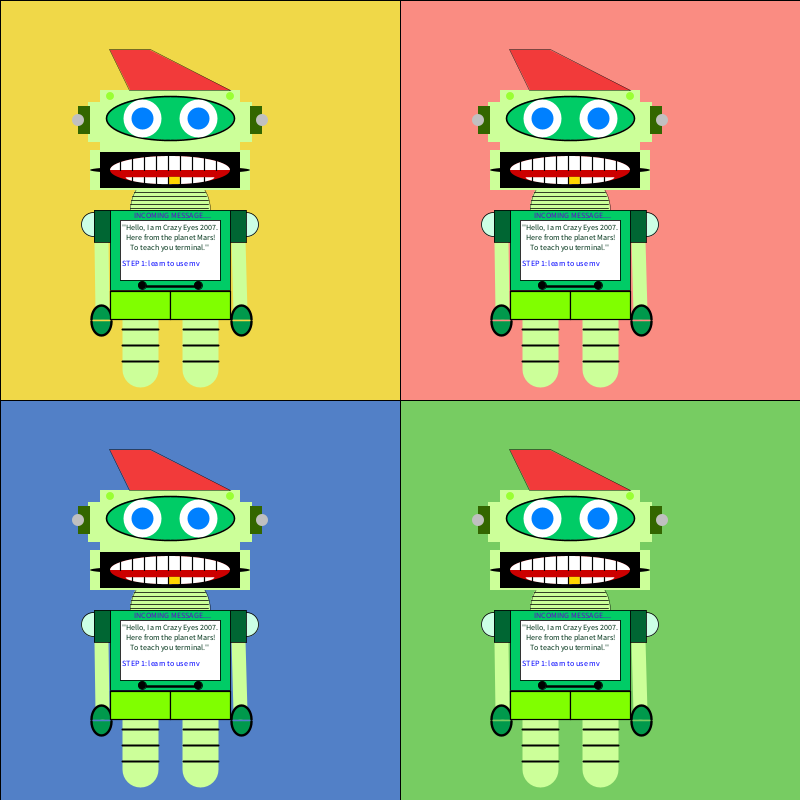
Frame 1 (no input)
Frame 60 (the mouse pressed at the canvas centre just before this capture): identical to frame 1, image omitted
Frame 120 (the mouse held since frame 60 and released just before this capture): identical to frame 1, image omitted

The Processing sketch that drew this single still picture (run headless with seeded random() and noise(); from frame 60 on, the mouse is pressed at the canvas centre):

// Processing sketch: partner_functions_lily_sussman
// ── partner_functions_lily_sussman.pde
//Inspiration for this project came from Andy Wharhol's pop art

void setup () {
  size(800, 800);
}

void draw() {
  background (255);

  //Background Panels
  fill(#77CC62);
  rect(400, 400, 400, 400);
  fill(#F0D848);
  rect(0, 0, 400, 400);
  fill(#5280C7);
  rect(0, 400, 400, 400);
  fill(#FA8C82);
  rect(400, 0, 700, 400);

  //Making the Robot Smaller
  push ();
  translate (50, 70);
  scale(0.4);
  robot ();
  pop ();

  push ();
  translate (50, 470);
  scale(0.4);
  robot ();
  pop ();

  push ();
  translate (450, 70);
  scale(0.4);
  robot ();
  pop ();

  push ();
  translate (450, 470);
  scale(0.4);
  robot ();
  pop ();

  //Michaels Code (which I used to make a mohawk on my robot) - it came from:https://github.com/mjiHM26/Intro-cs/blob/main/functions_exercise/functions_exercise.pde
  push();
  translate(550, 470);
  scale(0.4);
  thing();
  pop();

  push();
  fill (#FA8C82);
  translate(150, 470);
  scale(0.4);
  thing();
  pop();

  push();
  translate(150, 70);
  scale(0.4);
  thing();
  pop();

  push();
  translate(550, 70);
  scale(0.4);
  thing();
  pop();
}

//Michaels Code - his variable he set up
void thing() {
  fill (#F23A3A);
  push();
  translate(-200, -350);
  beginShape();
  vertex(100, 300);
  vertex(150, 400);
  vertex(400, 400);
  vertex(200, 300);
  endShape(CLOSE);
  pop();
}

//Robot Code *Taken from my creature_animation project
void robot() {
  push();
  // Neck Shape
  fill(204, 255, 153);
  circle(300, 350, 200);

  //Lines on the neck
  strokeWeight(2);
  stroke(0);
  line (210, 307, 389, 307);
  line (205, 317, 392, 317);
  line (203, 327, 395, 327);
  line (201, 337, 397, 337);
  line (200, 347, 397, 347);

  //Body Shape
  fill(0, 204, 102);
  rect(150, 350, 300, 200);
  fill(255, 255, 255);

  //Computer on body
  rect(175, 375, 250, 150);
  fill(0, 51, 25);
  fill (0, 0, 0);
  circle (230, 538, 20);
  circle (370, 538, 20);
  strokeWeight(6);
  stroke(0);
  line (241, 541, 361, 541);

  //Text on body "computer"
  textSize(20);
  fill(0, 51, 25);
  text(" ''Hello, I am Crazy Eyes 2007.", 175, 400);
  fill(0, 51, 25);
  textSize(20);
  text("Here from the planet Mars!", 190, 425);
  fill(0, 51, 25);
  textSize(20);
  text("To teach you terminal.''", 200, 450);
  fill(0, 0, 255);
  textSize(20);
  text("STEP 1: learn to use mv", 180, 490);
  fill(102, 0, 204);
  textSize(20);
  text("INCOMING MESSAGE....", 210, 370);

  //Head shape
  noStroke();
  fill (204, 255, 153);
  rect (125, 50, 350, 200);
  rect (100, 200, 400, 100);

  //"Gears" on the side of the head
  rect (95, 80, 50, 100);
  rect (455, 80, 50, 100);
  fill (51, 102, 0);
  rect (70, 90, 30, 70);
  rect (500, 90, 30, 70);
  fill (192, 192, 192);
  circle (70, 125, 30);
  circle (530, 125, 30);

  //Circle decoration on face
  fill (153, 255, 51);
  circle (150, 65, 20);
  circle (450, 65, 20);
  stroke(0);
  strokeWeight(4);

  //Eye "mask" under eyes
  fill (0, 204, 102);
  ellipse(300, 120, 320, 110);

  //Mouth ie tounge
  noStroke();
  fill (0, 0, 0);
  rect(125, 205, 350, 90);
  ellipse(300, 250, 400, 20);
  fill (204, 0, 0);
  ellipse(300, 250, 300, 70);

  //Teeth
  fill (255, 255, 255);
  arc (300, 250, 300, 70, radians(180), radians(360));
  arc (300, 268, 222, 35, radians(0), radians(180));
  strokeWeight (0);

  //Upper Teeth lines
  stroke (0);
  strokeWeight (3);
  line (176, 250, 176, 210);
  line (206, 250, 206, 210);
  line (236, 250, 236, 210);
  line (266, 250, 266, 210);
  line (296, 250, 296, 210);
  line (326, 250, 326, 210);
  line (356, 250, 356, 210);
  line (386, 250, 386, 210);
  line (416, 250, 416, 210);

  //Lower Teeth lines
  line (386, 287, 386, 269);
  line (356, 287, 356, 269);
  line (326, 287, 326, 269);
  line (296, 287, 296, 269);
  line (266, 287, 266, 269);
  line (236, 287, 236, 269);
  line (206, 287, 206, 269);

  //Gold Tooth *placed on teeth already made
  stroke(0);
  fill (#FFD700);
  strokeWeight(0);
  rect(297.5, 267, 27, 18);

  //Arm
  stroke (204, 255, 153);
  strokeWeight (35);
  line (129, 432, 130, 605);
  line (470, 425, 477, 605);
  noStroke();

  //Hand for Arm
  stroke (0);
  strokeWeight(6);
  fill (0, 153, 76);
  arc (478, 624, 50, 70, radians(180), radians(360));
  arc (478, 628, 50, 70, radians(0), radians(180));
  arc (128, 624, 50, 70, radians(180), radians(360));
  arc (128, 628, 50, 70, radians(0), radians(180));

  //Arm Base
  fill(#CCFFE5);
  strokeWeight(2);
  stroke(0);
  circle (108, 387, 60);
  circle (492, 387, 60);
  fill(0, 102, 51);
  strokeWeight(2);
  stroke(0);
  rect (110, 350, 40, 80);
  rect (450, 350, 40, 80);

  //Legs
  stroke (204, 255, 153);
  strokeWeight (90);
  line (225, 620, 225, 749);
  line (376, 622, 376, 749);
  noStroke();

  //Shorts
  strokeWeight(3);
  stroke(0);
  fill (128, 255, 0);
  rect (151, 553, 150, 70);
  rect (300, 553, 150, 70);

  //Leg one (lines)
  stroke (0);
  strokeWeight (5);
  line (181, 649, 270, 649);
  line (181, 689, 270, 689);
  line (181, 729, 270, 729);

  //Leg two (lines)
  line (333, 649, 421, 649);
  line (333, 689, 421, 689);
  line (333, 729, 421, 729);

  //Eyes
  fill(0, 128, 255);
  strokeWeight(20);
  stroke(255, 255, 255);
  circle(230, 120, 75);
  circle(370, 120, 75);

  pop();
}
